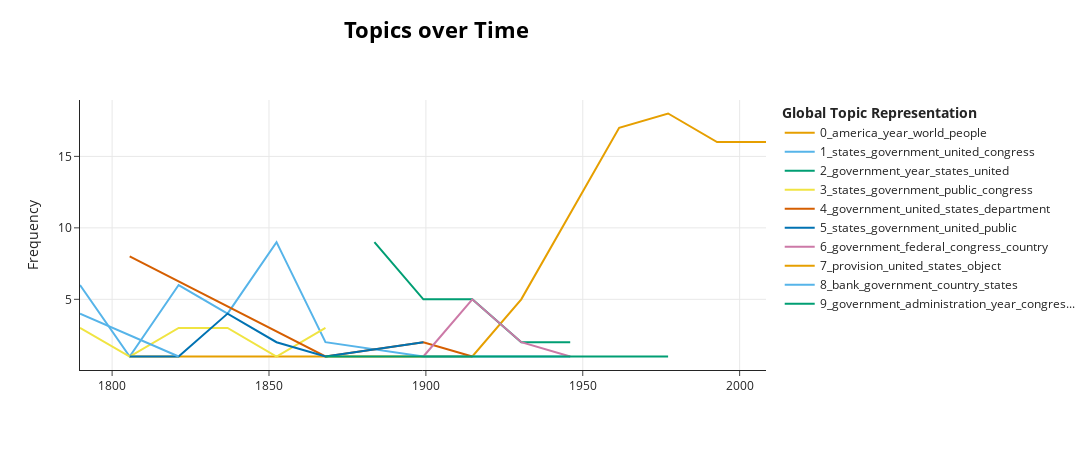

The code cell stored with this chart in its notebook:
### Code cell
TOP_N_TOPICS = 10

step07_topic_model.visualize_topics_over_time(topics_over_time, top_n_topics=TOP_N_TOPICS)

### Figure 1 — Plotly figure (JSON) as saved in the notebook; plotly's stock layout.template omitted (floating-point values rounded to 4 significant figures)
{"data": [{"hoverinfo": "text", "hovertext": ["<b>Topic 0</b><br>Words: public, peace, establishment, national, congress", "<b>Topic 0</b><br>Words: people, work, nation, american, great", "<b>Topic 0</b><br>Words: government, people, need, nation, world", "<b>Topic 0</b><br>Words: world, nation, people, year, american", "<b>Topic 0</b><br>Words: world, nation, year, people, program", "<b>Topic 0</b><br>Words: year, america, world, nation, people", "<b>Topic 0</b><br>Words: america, world, year, people, american", "<b>Topic 0</b><br>Words: america, year, people, work, child", "<b>Topic 0</b><br>Words: america, year, american, people, work"], "marker": {"color": "#E69F00"}, "mode": "lines", "name": "0_america_year_world_people", "type": "scatter", "x": [1806.0, 1899.0, 1915.0, 1930.0, 1946.0, 1962.0, 1977.0, 1993.0, 2008.0], "y": [1, 1, 1, 5, 11, 17, 18, 16, 16]}, {"hoverinfo": "text", "hovertext": ["<b>Topic 1</b><br>Words: states, united, government, citizen, country", "<b>Topic 1</b><br>Words: states, united, vessel, power, article", "<b>Topic 1</b><br>Words: states, government, united, congress, great", "<b>Topic 1</b><br>Words: states, government, united, mexico, duty", "<b>Topic 1</b><br>Words: states, government, united, congress, constitution", "<b>Topic 1</b><br>Words: states, united, government, congress, year", "<b>Topic 1</b><br>Words: government, states, united, island, congress", "<b>Topic 1</b><br>Words: faith, government, democracy, congress, states", "<b>Topic 1</b><br>Words: nation, right, national, service, government", "<b>Topic 1</b><br>Words: government, program, federal, shall, year"], "marker": {"color": "#56B4E9"}, "mode": "lines", "name": "1_states_government_united_congress", "type": "scatter", "x": [1790.0, 1806.0, 1821.0, 1837.0, 1852.0, 1868.0, 1899.0, 1915.0, 1930.0, 1946.0], "y": [6, 1, 6, 4, 9, 2, 1, 1, 1, 1]}, {"hoverinfo": "text", "hovertext": ["<b>Topic 2</b><br>Words: government, year, states, united, increase", "<b>Topic 2</b><br>Words: government, year, states, great, united", "<b>Topic 2</b><br>Words: government, country, great, congress, people", "<b>Topic 2</b><br>Words: dollar, year, million, fiscal, government", "<b>Topic 2</b><br>Words: peace, program, expand, economy, mention"], "marker": {"color": "#009E73"}, "mode": "lines", "name": "2_government_year_states_united", "type": "scatter", "x": [1884.0, 1899.0, 1915.0, 1930.0, 1946.0], "y": [9, 5, 5, 2, 2]}, {"hoverinfo": "text", "hovertext": ["<b>Topic 3</b><br>Words: states, public, government, great, shall", "<b>Topic 3</b><br>Words: spain, savage, states, government, united", "<b>Topic 3</b><br>Words: states, public, government, congress, country", "<b>Topic 3</b><br>Words: government, public, states, country, power", "<b>Topic 3</b><br>Words: congress, states, government, power, year", "<b>Topic 3</b><br>Words: states, government, public, congress, year"], "marker": {"color": "#F0E442"}, "mode": "lines", "name": "3_states_government_public_congress", "type": "scatter", "x": [1790.0, 1806.0, 1821.0, 1837.0, 1852.0, 1868.0], "y": [3, 1, 3, 3, 1, 3]}, {"hoverinfo": "text", "hovertext": ["<b>Topic 4</b><br>Words: states, united, government, british, great", "<b>Topic 4</b><br>Words: government, country, congress, united, treaty", "<b>Topic 4</b><br>Words: government, department, united, court, states", "<b>Topic 4</b><br>Words: government, ship, cruiser, present, great"], "marker": {"color": "#D55E00"}, "mode": "lines", "name": "4_government_united_states_department", "type": "scatter", "x": [1806.0, 1868.0, 1899.0, 1915.0], "y": [8, 1, 2, 1]}, {"hoverinfo": "text", "hovertext": ["<b>Topic 5</b><br>Words: states, public, government, united, great", "<b>Topic 5</b><br>Words: government, states, object, great, power", "<b>Topic 5</b><br>Words: states, government, mexico, united, public", "<b>Topic 5</b><br>Words: states, government, power, united, state", "<b>Topic 5</b><br>Words: states, united, government, country, congress", "<b>Topic 5</b><br>Words: government, states, great, power, country"], "marker": {"color": "#0072B2"}, "mode": "lines", "name": "5_states_government_united_public", "type": "scatter", "x": [1806.0, 1821.0, 1837.0, 1852.0, 1868.0, 1899.0], "y": [1, 1, 4, 2, 1, 2]}, {"hoverinfo": "text", "hovertext": ["<b>Topic 6</b><br>Words: government, work, nation, great, congress", "<b>Topic 6</b><br>Words: government, federal, congress, country, public", "<b>Topic 6</b><br>Words: federal, bank, government, economic, credit", "<b>Topic 6</b><br>Words: world, nation, congress, government, security"], "marker": {"color": "#CC79A7"}, "mode": "lines", "name": "6_government_federal_congress_country", "type": "scatter", "x": [1899.0, 1915.0, 1930.0, 1946.0], "y": [1, 5, 2, 1]}, {"hoverinfo": "text", "hovertext": ["<b>Topic 7</b><br>Words: provision, united, states, object, public"], "marker": {"color": "#E69F00"}, "mode": "lines", "name": "7_provision_united_states_object", "type": "scatter", "x": [1790.0], "y": [6]}, {"hoverinfo": "text", "hovertext": ["<b>Topic 8</b><br>Words: measure, public, object, regard, representatives", "<b>Topic 8</b><br>Words: bank, government, states, country, deposit"], "marker": {"color": "#56B4E9"}, "mode": "lines", "name": "8_bank_government_country_states", "type": "scatter", "x": [1790.0, 1821.0], "y": [4, 1]}, {"hoverinfo": "text", "hovertext": ["<b>Topic 9</b><br>Words: congress, year, states, government, united", "<b>Topic 9</b><br>Words: government, american, congress, united, states", "<b>Topic 9</b><br>Words: government, policy, american, congress, nation", "<b>Topic 9</b><br>Words: government, nation, business, income, group", "<b>Topic 9</b><br>Words: program, administration, policy, year, us"], "marker": {"color": "#009E73"}, "mode": "lines", "name": "9_government_administration_year_congres...", "type": "scatter", "x": [1868.0, 1899.0, 1915.0, 1930.0, 1977.0], "y": [1, 1, 1, 1, 1]}], "layout": {"height": 450, "hoverlabel": {"bgcolor": "white", "font": {"family": "Rockwell", "size": 16}}, "legend": {"title": {"text": "<b>Global Topic Representation"}}, "title": {"font": {"color": "Black", "size": 22}, "text": "<b>Topics over Time</b>", "x": 0.4, "xanchor": "center", "y": 0.95, "yanchor": "top"}, "width": 1250, "xaxis": {"showgrid": true}, "yaxis": {"showgrid": true, "title": {"text": "Frequency"}}}}
